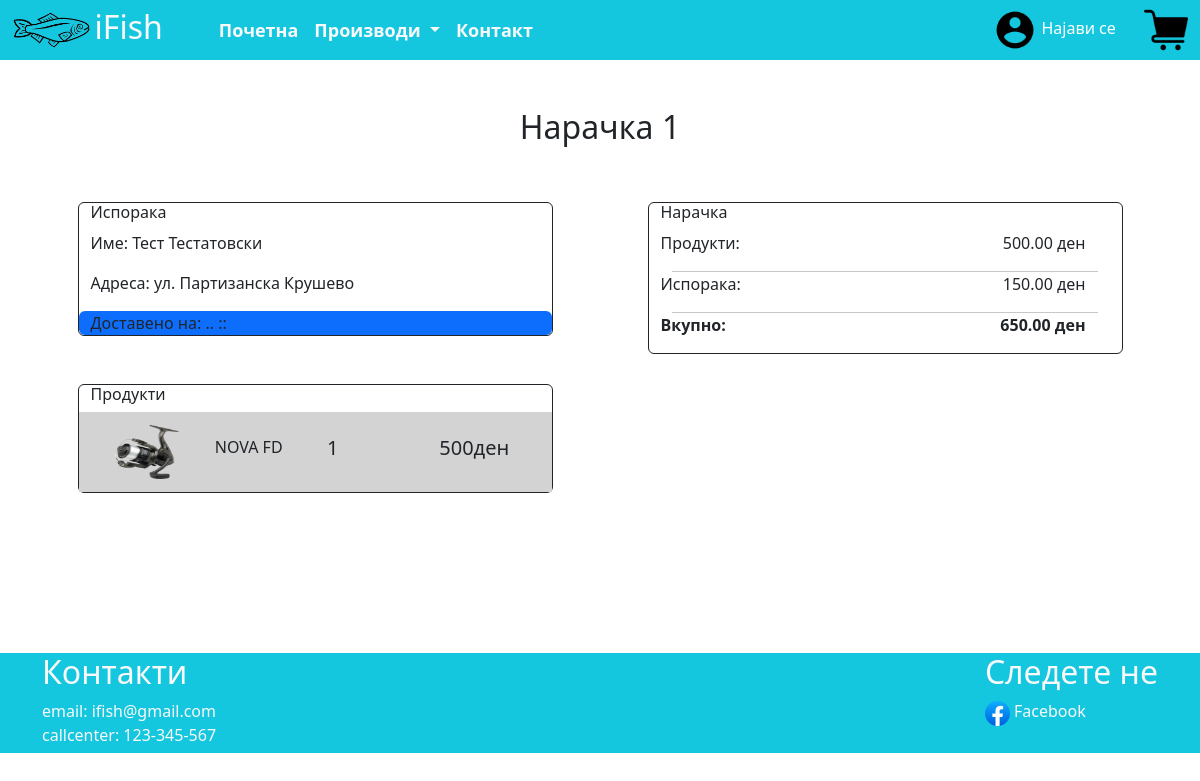
Page /order/1 on the committed database.
### IFish/models.py (models this page shows, shortened)
class Order(models.Model):
    user = models.ForeignKey(User, on_delete=models.CASCADE)
    cart = models.ForeignKey(Cart, on_delete=models.CASCADE)
    itemsPrice = models.IntegerField()
    shippingPrice = models.IntegerField()
    totalPrice = models.IntegerField()
    createdAt = models.DateTimeField(auto_now_add=True)
    isShipped = models.BooleanField(default=False)
    shippedAt = models.DateTimeField(blank=True, null=True)
    isDelivered = models.BooleanField(default=False)
    deliveredAt = models.DateTimeField(blank=True, null=True)

class ShippingInfo(models.Model):
    user = models.ForeignKey(User, on_delete=models.CASCADE)
    name = models.CharField(max_length=100)
    surname = models.CharField(max_length=100)
    address = models.CharField(max_length=300)
    city = models.CharField(max_length=100)
    postal_code = models.CharField(max_length=4)
    contact = models.CharField(max_length=20)

class CartItem(models.Model):
    cart = models.ForeignKey(Cart, on_delete=models.CASCADE)
    product = models.ForeignKey(Product, on_delete=models.CASCADE)
    quantity = models.IntegerField()

class Product(models.Model):
    productName = models.CharField(max_length=100)
    category = models.ForeignKey(Category, on_delete=models.CASCADE)
    image = models.ImageField(upload_to="images/")
    description = models.TextField(max_length=500, blank=True, null=True)
    price = models.IntegerField()
    countInStock = models.IntegerField()
    createdAt = models.DateTimeField(auto_now_add=True)

### IFish/views.py (the view)
# urls.py: path('order/<int:pk>', orderScreen, name="orderScreen"),
def orderScreen(request, pk):
    order = Order.objects.get(id=pk)
    cartItems = CartItem.objects.filter(cart=order.cart)
    shippingInfo = ShippingInfo.objects.get(user=order.user)
    context = {'order': order, 'shippingInfo': shippingInfo, 'cartItems': cartItems}
    return render(request, "orderScreen.html", context)

### IFish/models.py (called while the page is built)
    def __str__(self):
        return self.categoryName

### IFish/templatetags/my_tags.py (called while the page is built)
@register.simple_tag
def get_objects():
    return Category.objects.all()

### IFish/templates/orderScreen.html (shortened to what this page needs)
{% extends 'main.html' %}
{% load static %}
{% block content %}
<div class="container d-flex flex-column  mt-5" style="min-height: 497px">
   <h2 class="text-center">Нарачка {{ order.id }}</h2>
   <div class="row mt-5 justify-content-around">
       <div class="col-5">
           <div class="row border border-1 border-dark rounded">
               <h6>Испорака</h6>
               <p>Име: {{ shippingInfo.name }} {{ shippingInfo.surname }}</p>
               <p>Адреса: {{ shippingInfo.address }} {{ shippingInfo.city }}</p>
               {% if order.isDelivered %}
                   <div class="rounded bg-primary">Доставено на: ..::</div>
               {% elif order.isShipped%}
                    <div class="rounded bg-primary">Испратено на: {{ order.shippedAt.day }}.{{ order.shippedAt.month }}.{{ order.shippedAt.year }} {{ order.shippedAt.hour }}:{{ order.shippedAt.minute }}:{{ order.shippedAt.second }}</div>
               {% else %}
                    <div class="rounded w-50 mb-3 ms-3 pt-2 pb-2" style="background-color: #14C7DF">Вашата нарачка се процесира</div>
               {% endif %}
           </div>
            <div class="row border border-1 mt-5 border-dark rounded">
               <h6>Продукти</h6>
               {% for cartItem in cartItems %}
                    <div class="row ms-0 me-0 align-items-center mt-0" style="height: 80px;background-color: lightgray">
                        <img class="col-3 img-fluid h-75"  src="{{ MEDIA_URL }}{{ cartItem.product.image.url }}">
                        <h6 class="col-3">{{ cartItem.product.productName }}</h6>
                        <h5 class="col-3">{{ cartItem.quantity }}</h5>
                        <h5 class="col-3">{{ cartItem.product.price }}ден</h5>
                    </div>
               {% endfor %}
           </div>
       </div>
       <div class="col-5">
           <div class="row border border-1 border-dark rounded">
               <h6>Нарачка</h6>
               <div class="row justify-content-between">
                   <p class="col-6">Продукти:</p>
                   <p class="col-6 text-end">{{ order.itemsPrice }}.00 ден</p>
               </div>
               <hr style="width: 90%;margin: auto">
               <div class="row justify-content-between">
                   <p class="col-6">Испорака:</p>
                   <p class="col-6 text-end">{{ order.shippingPrice }}.00 ден</p>
               </div>
               <hr style="width: 90%;margin: auto">
               <div class="row justify-content-between">
                   <p class="col-6"><strong>Вкупно:</strong></p>
                   <p class="col-6 text-end"><strong>{{ order.totalPrice }}.00 ден</strong></p>
               </div>
           </div>
       </div>
   </div>
</div>
{% endblock content %}

### rows in the picture
Order: id "1", itemsPrice "500", shippingPrice "150", totalPrice "650"
ShippingInfo: name "Тест", surname "Тестатовски", address "ул. Партизанска", city "Крушево"
CartItem: product.image (picture), product.productName "NOVA FD", quantity "1", product.price "500"
